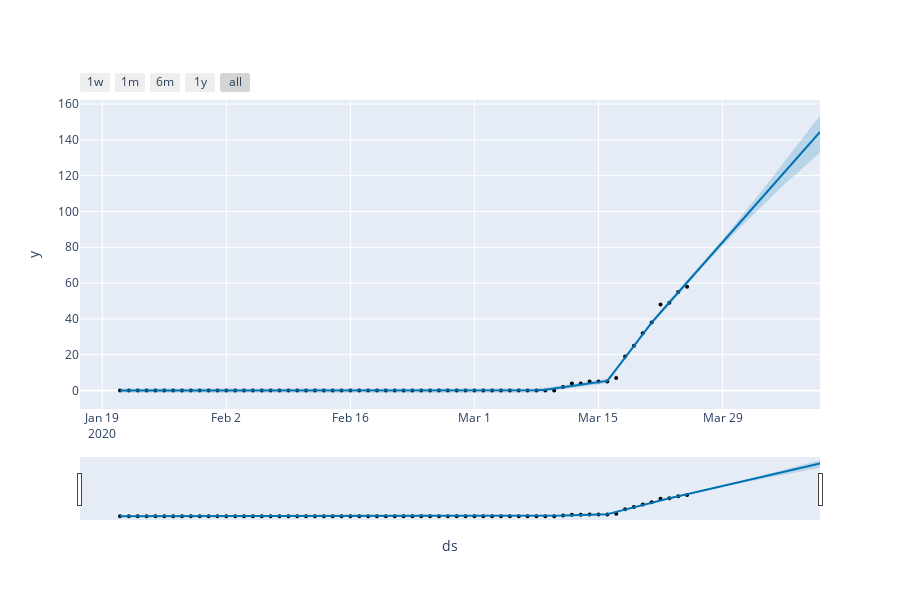

Notebook code cell kept with this figure:
### Code cell
fig = plot_plotly(m, forecast_deceased)
py.iplot(fig)
